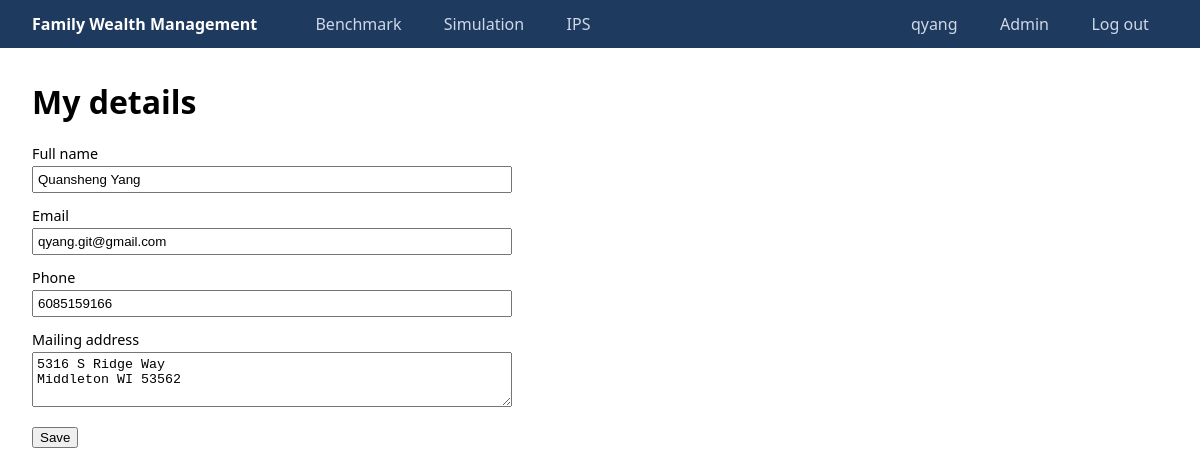
The app's page /accounts/profile/ (signed in) with its own data.
### ips/models.py (models this page shows, shortened)
class Investor(models.Model):
    user = models.OneToOneField(
        settings.AUTH_USER_MODEL, on_delete=models.CASCADE, null=True, blank=True, related_name='investor')
    name = models.CharField(max_length=200)
    email = models.EmailField(unique=True)
    phone = models.CharField(max_length=20, unique=True, help_text='Digits only, with an optional leading +.')
    mailing_address = models.TextField(blank=True)
    created_at = models.DateTimeField(auto_now_add=True)
    class Meta:
        ordering = ['name']

### ips/views.py (the view, shortened to what this page needs)
# urls.py: path('profile/', views.profile, name='profile'),
@login_required
def profile(request):
    investor = Investor.objects.filter(user=request.user).first()
    form = InvestorForm(request.POST or None, instance=investor)
    return render(request, 'ips/profile.html', {'form': form})

### ips/forms.py (shortened to what this page needs)
class InvestorForm(forms.ModelForm):
    phone = forms.CharField(max_length=25)
    class Meta:
        model = Investor
        fields = ['name', 'email', 'phone', 'mailing_address']
        labels = {'name': 'Full name'}
        widgets = {'mailing_address': forms.Textarea(attrs={'rows': 3})}

### ips/templates/ips/profile.html (shortened to what this page needs)
{% extends "base.html" %}
{% block content %}
  <h1>My details</h1>
  <form method="post">
    {% for field in form %}{% include "ips/_field.html" %}{% endfor %}
    <button type="submit">Save</button>
  </form>
{% endblock %}

### templates/base.html (shortened to what this page needs)
<!DOCTYPE html>
<html lang="en">
<head>
</head>
<body>
  <nav>
    <a class="brand" href="{% url 'home' %}">Family Wealth Management</a>
    <a href="{% url 'annualized_return' %}" {% if request.resolver_match.url_name == 'annualized_return' %}class="active"{% endif %}>Benchmark</a>
    <a href="{% url 'asset_simulation' %}" {% if request.resolver_match.url_name == 'asset_simulation' %}class="active"{% endif %}>Simulation</a>
    <a href="{% url 'ips_list' %}" {% if request.resolver_match.app_name == '' and 'ips' in request.resolver_match.url_name %}class="active"{% endif %}>IPS</a>
    <span class="spacer"></span>
    {% if user.is_authenticated %}
      <a href="{% url 'profile' %}">{{ user.username }}</a>
      {% if user.is_staff %}<a href="{% url 'admin:index' %}">Admin</a>{% endif %}
      <form method="post" action="{% url 'logout' %}">{% csrf_token %}<button type="submit">Log out</button></form>
    {% else %}
      <a href="{% url 'login' %}">Log in</a>
      <a href="{% url 'register' %}">Register</a>
    {% endif %}
  </nav>
  <main>
    {% block content %}{% endblock %}
  </main>
</body>
</html>

### ips/templates/ips/_field.html (shortened to what this page needs)
<div class="field">
  <label for="{{ field.id_for_label }}">{{ field.label }}</label>
  {{ field }}
</div>

### templates/base.html (style rules this page uses)
body { font-family: system-ui, sans-serif; margin: 0; }
nav { display: flex; gap: .25rem; padding: 0 2rem; background: #1f3a5f; }
nav a { color: #cfd8e6; text-decoration: none; padding: .8rem 1.2rem; }
nav a.brand { color: #fff; font-weight: 700; padding-left: 0; margin-right: 1rem; }
nav .spacer { flex: 1; }
nav form { display: flex; align-items: center; margin: 0; }
nav button { background: none; border: 0; color: #cfd8e6; cursor: pointer; font: inherit; padding: .8rem 1.2rem; }
main { margin: 2rem; }

### ips/templates/ips/profile.html (style rules this page uses)
form { max-width: 480px; }
.field { margin-bottom: .8rem; }
.field label { display: block; font-size: .9rem; margin-bottom: .2rem; }
.field input, .field textarea { width: 100%; box-sizing: border-box; padding: 4px; }

### records on screen
Investor: form "Quansheng Yang" "qyang.git@gmail.com" "6085159166" "5316 S Ridge Way Middleton WI 53562"

### other values on screen
{{ user.username }} "qyang"
{{ field.label }} "Full name" "Email" "Phone" "Mailing address"
